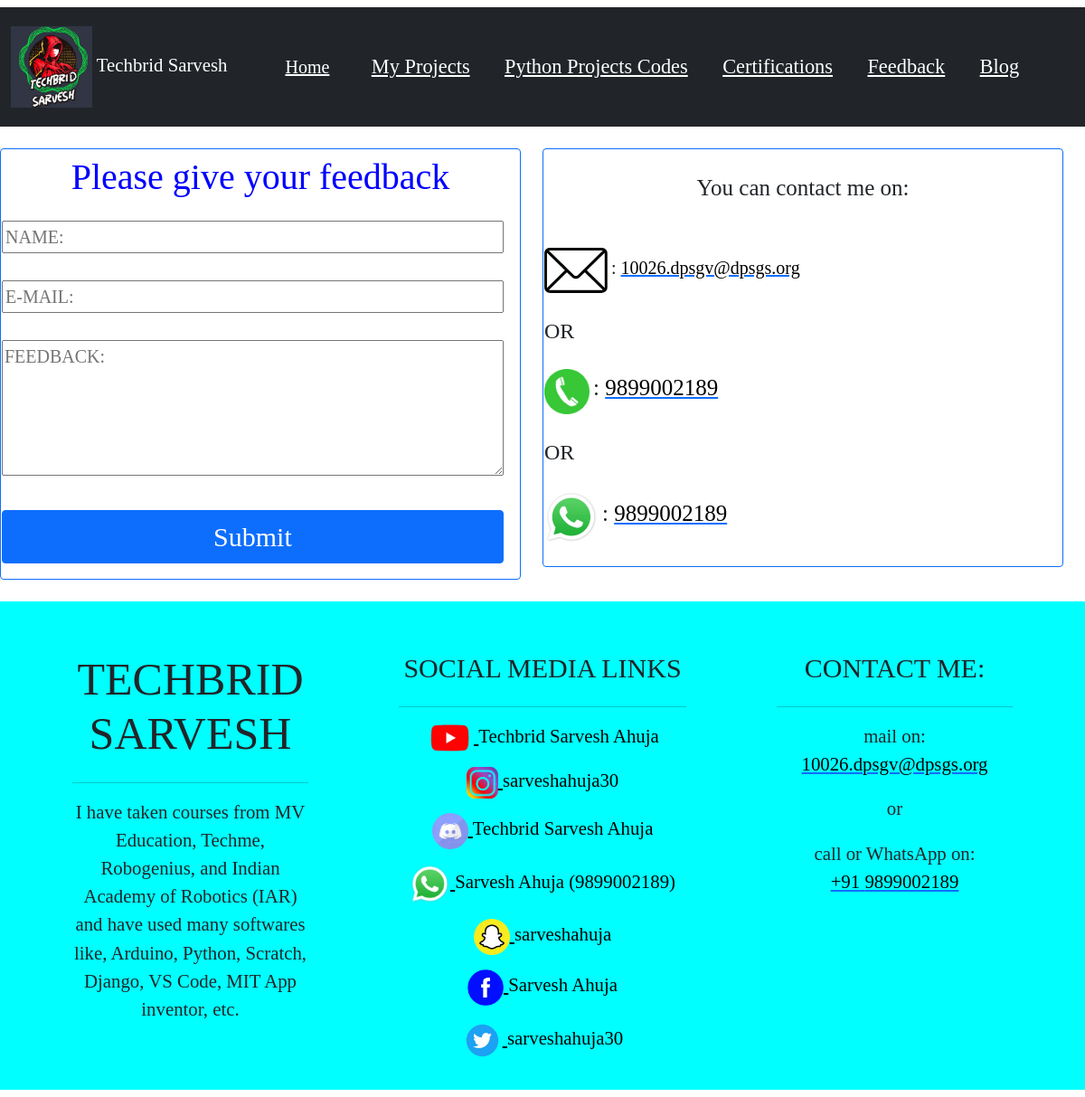
The page /feedback/ on the database its author committed.
### app/models.py (models this page shows, shortened)
class site(models.Model):
    site_name=models.CharField(max_length=200, null=True)
    site_short_name=models.CharField(max_length=200, null=True)
    site_logo=models.ImageField(upload_to='static')
    site_description=models.TextField(max_length=1000, null=True)
    site_description_footer=models.TextField(max_length=1000, null=True)
    site_mail=models.CharField(max_length=200, null=True)
    site_phone=models.CharField(max_length=200, null=True)

class social_media_link(models.Model):
    social_media_name=models.CharField(max_length=200, null=True)
    social_media_link=models.CharField(max_length=200, null=True)
    social_media_username=models.CharField(max_length=200, null=True)
    social_media_logo=models.ImageField(upload_to='static')
    height=models.CharField(max_length=200, null=True)
    width=models.CharField(max_length=200, null=True)

### mysite/views.py (the view, shortened to what this page needs)
# urls.py: path('feedback/', views.feedback, name="feedback"),
def feedback(request):
    form=feedback_form
    Social=social_media_link.objects.all()
    Details=site.objects.all()
    context={"Details": Details, "Social": Social, "form": form}
    return render(request, "feedback.html", context)

### mysite/templates/feedback.html (shortened to what this page needs)
{% extends "basic.html" %}
{% block body %}
  <div class="row" style="margin-top: 2%; margin-bottom: 2%; font-family: Kristen ITC; width: 100%;">
    <div class="col-sm-6">
      <div class="card border border-primary" style="font-size: 20px;">
        <table>
          <tr>
          <td>
          <h1 style="text-align: center; margin-top: 1%; color: blue;">Please give your feedback</h1>
            <div class="form">
              <form method="POST" onsubmit="return submit_message()">
                  <div class="mb-3 mt-4">
                    <input type="text" name="name" maxlength="200" required="" id="id_name" style="width: 97%;" placeholder="NAME:">
                    <br><br>
                    <input type="email" name="e_mail" maxlength="200" required="" id="id_e_mail" style="width: 97%;" placeholder="E-MAIL:">
                    <br><br>
                    <textarea type="text" name="feedback" maxlength="500" required="" id="id_feedback" style="width: 97%; height: 150px;" placeholder="FEEDBACK:"></textarea>
                    <br><br>
                    <input type="submit" class="btn btn-primary" style="font-size: 30px; width: 97%;" value="Submit">
                  </div>
                </form>
              </div>
          </td>
          </tr>
          </table>
      </div>
    </div>
    <div class="col-sm-6">
      <div class="card border border-primary">
        <table style="margin-bottom: 4%; margin-top: 4%;">
          <tr>
          <td>
        <div style="text-align: center;">
          <label style="font-size: 25px; font-family:arial black;">You can contact me on: </label>
        </div>
          <br><br>
          {% for a in Details %}
          <img src="/media/static/mail_icon.webp" height=50 width=70>
          <label style="font-size: 20px; font-family:arial black"> : <a href="mailto:{{a.site_mail}}"><font color="black">{{a.site_mail}}</font></a></label>
          <br><br>
          <label style="font-family: Kristen ITC; font-size: 150%;">OR</label>
          <br><br>
          <img src="/media/static/call_icon.webp" height=50 width=50>
          <label style="font-size: 25px;font-family:arial black"> : <a href="tel:{{a.site_phone}}"><font color="black">{{a.site_phone}}</font></a></label>
          <br><br>
          <label style="font-family: Kristen ITC; font-size: 150%;">OR</label>
          <br><br>
          <img src="/media/static/whatsapp.webp" height=60 width=60>
          <label style="font-size: 25px;font-family:arial black"> : <a href="https://wa.me/+91{{a.site_phone}}"><font color="black">{{a.site_phone}}</font></a></label>
          {% endfor %}
          </td>
          </tr>
          </table>
      </div>
    </div>
  </div>
{% endblock %}

### mysite/templates/basic.html (shortened to what this page needs)
{% load static %}
<!doctype html>
<html lang="en">
  <head>
    <link href="https://cdn.jsdelivr.net/npm/bootstrap@5.0.1/dist/css/bootstrap.min.css" rel="stylesheet">
  </head>
  <body>
  <body>
  </body>
    <nav class="navbar navbar-expand-lg navbar-dark bg-dark mt-2" style="font-family: Kristen ITC; margin-bottom: 2%;">
      <nav class="navbar navbar-dark bg-dark">
        <div class="container-fluid">
          <a class="navbar-brand" href="{% url 'index' %}" style="font-size: 130%;">
            {% for a in Details %}
            <img src="/media/{{a.site_logo}}" alt="logo" width="90" height="90" class="d-inline-block align-text-center">
            {{a.site_name}}
            {% endfor %}
          </a>
        </div>
      </nav>
      <div class="container-fluid" style="margin-left: 2%; font-size: 140%;">
        <a class="navbar-brand" href="{% url 'index' %}"><u>Home</u></a>
        <div class="collapse navbar-collapse" id="navbarSupportedContent">
          <ul class="navbar-nav me-auto mb-2 mb-lg-0">
            <li class="nav-item">
              <a class="nav-link active" aria-current="page" href="{% url 'my_projects' %}"><u>My Projects</u></a>
            </li>
            <li class="nav-item">
              <a class="nav-link active" href="{% url 'python_projects_codes' %}"><u>Python Projects Codes</u></a>
            </li>
            <li class="nav-item">
              <a class="nav-link active" href="{% url 'certifications' %}"><u>Certifications</u></a>
            </li>
            <li class="nav-item">
              <a class="nav-link active" href="{% url 'feedback' %}"><u>Feedback</u></a>
            </li>
            <li class="nav-item">
              <a class="nav-link active" href="{% url 'blog' %}"><u>Blog</u></a>
            </li>
          </ul>
        </div>
      </div>
    </nav>
    {% block body %} {% endblock %}
<div class="footer mb-2" style="margin-top: 2%;">
<footer class="page-footer font-small mdb-color pt-4">
  <div class="container text-center text-md-left">
    <div class="row text-center text-md-left mt-3 pb-3">
      <div class="col-md-3 col-lg-3 col-xl-3 mx-auto mt-3">
        {% for a in Details %}
        <h6 class="text-uppercase mb-4 font-weight-bold" style="font-size: 50px; font-family: Kristen ITC;">{{a.site_name}}</h6>
        <hr>
        <p style="font-size: 130%; font-family: Kristen ITC;">{{a.site_description_footer}}</p>
        {% endfor %}
      </div>
      <div class="col-md-3 col-lg-2 col-xl-2 mx-auto mt-3" style="width: 30%;">
        <h6 class="text-uppercase mb-4 font-weight-bold" style="font-size: 30px; font-family: Kristen ITC;">Social media links</h6>
        <hr>
        {% for a in Social %}
        <p style="font-size: 130%; font-family: Kristen ITC;">
          <a href="{{a.social_media_link}}"  target="_blank" style="color: black;">
          <img src="/media/{{a.social_media_logo}}" height="{{a.height}}" width="{{a.width}}">
          <label>{{a.social_media_username}}</label>
        </a>
        </p>
        {% endfor %}
      </div>
      <div class="col-md-4 col-lg-3 col-xl-3 mx-auto mt-3">
        <h6 class="text-uppercase mb-4 font-weight-bold" style="font-size: 30px; font-family: Kristen ITC;">Contact me:</h6>
        <hr>
        {% for a in Details %}
        <p style="font-size: 130%; font-family: Kristen ITC; margin-bottom: 7%;">
          mail on:
          <a href="mailto:{{a.site_mail}}"><font color="black">{{a.site_mail}}</font></a></p>
          <p style="font-size: 130%; font-family: Kristen ITC; margin-bottom: 7%;">or</p>
        <p style="font-size: 130%; font-family: Kristen ITC; margin-top: 7%;">
          call or WhatsApp on: <br>
          <a href="https://wa.me/+91{{a.site_phone}}" target="_blank"><font color="black">+91 {{a.site_phone}}</font></a></p>
        {% endfor %}
      </div>
    </div>
  </div>
</footer>
</div>
  </body>
</html>

### mysite/templates/basic.html (style rules this page uses)
.footer { background-color: aqua; }

### rows shown on the page
site: site_logo (picture), site_name "Techbrid Sarvesh", site_mail "10026.dpsgv@dpsgs.org", site_phone "9899002189", site_name "TECHBRID SARVESH", site_description_footer "I have taken courses from MV Education, Techme, Robogenius, and Indian Academy of Robotics (IAR) and have used many softwares like, Arduino, Python, Scratch, Django, VS Code, MIT App inventor, etc."
social_media_link: social_media_logo (picture), social_media_username "Techbrid Sarvesh Ahuja"
social_media_link: social_media_logo (picture), social_media_username "sarveshahuja30"
social_media_link: social_media_logo (picture), social_media_username "Techbrid Sarvesh Ahuja"
social_media_link: social_media_logo (picture), social_media_username "Sarvesh Ahuja (9899002189)"
social_media_link: social_media_logo (picture), social_media_username "sarveshahuja"
social_media_link: social_media_logo (picture), social_media_username "Sarvesh Ahuja"
social_media_link: social_media_logo (picture), social_media_username "sarveshahuja30"
